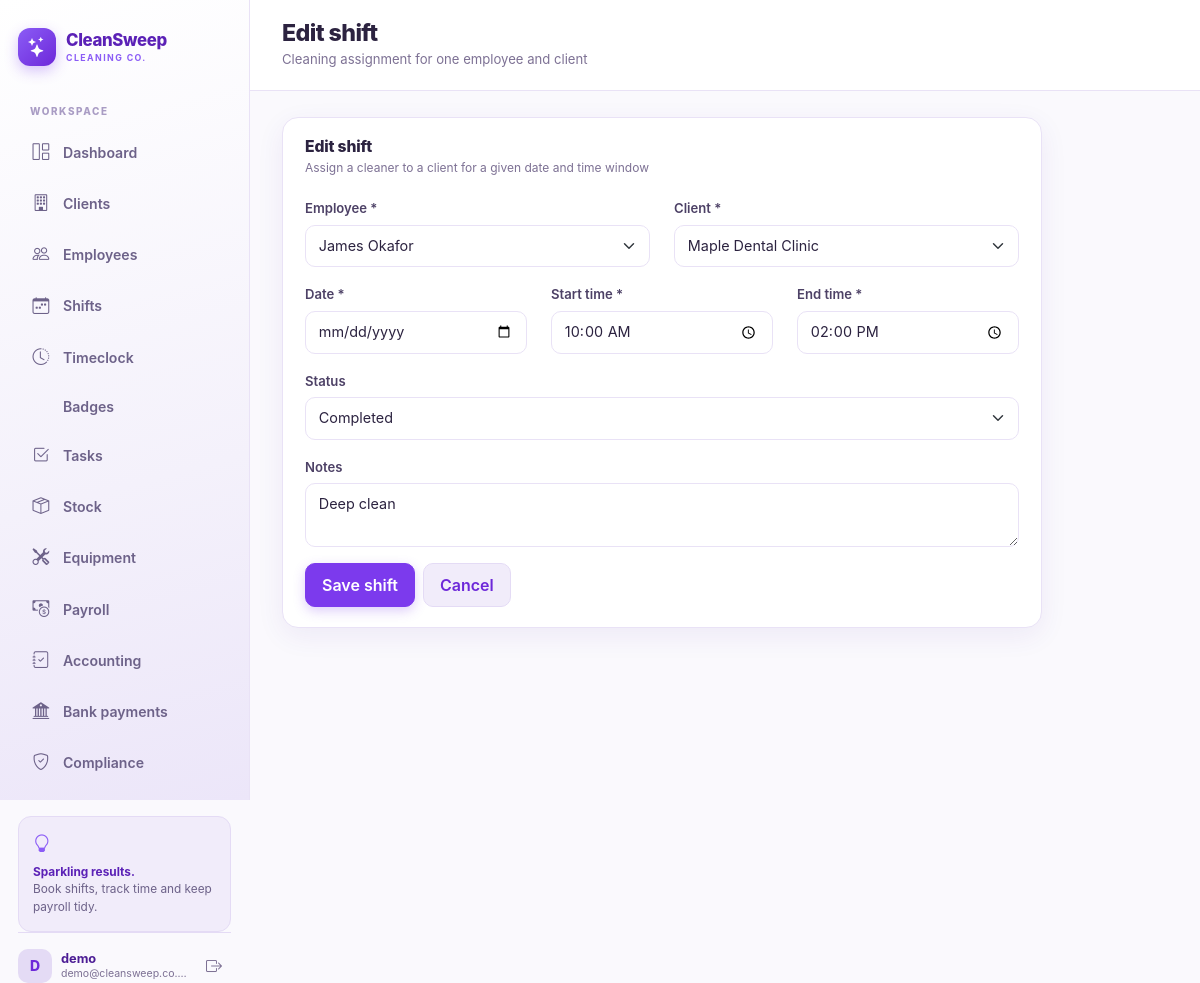
Screenshot of /shifts/33/edit/ (signed in) with the database file from the repository.
### shifts/models.py (models this page shows, shortened)
class Shift(models.Model):
    STATUS_CHOICES = (
        ("scheduled", "Scheduled"),
        ("in_progress", "In Progress"),
        ("completed", "Completed"),
        ("cancelled", "Cancelled"),
    )
    employee = models.ForeignKey(Employee, on_delete=models.PROTECT, related_name="shifts")
    client = models.ForeignKey(Client, on_delete=models.PROTECT, related_name="shifts")
    date = models.DateField()
    start_time = models.TimeField()
    end_time = models.TimeField()
    status = models.CharField(max_length=12, choices=STATUS_CHOICES, default="scheduled")
    notes = models.TextField(blank=True, default="")
    created_at = models.DateTimeField(auto_now_add=True)
    completed_at = models.DateTimeField(null=True, blank=True)
    class Meta:
        ordering = ["date", "start_time", "-id"]

### shifts/views.py (the view)
# urls.py: path("<int:pk>/edit/", views.shift_edit, name="shift_edit"),
@login_required
def shift_edit(request, pk):
    shift = get_object_or_404(Shift, pk=pk)
    if request.method == "POST":
        form = ShiftForm(request.POST, instance=shift)
        if form.is_valid():
            shift = form.save()
            messages.success(request, "Shift updated.")
            return redirect("shift_list")
    else:
        form = ShiftForm(instance=shift)
    return render(request, "shifts/shift_form.html", {"form": form, "shift": shift})

### shifts/forms.py
class ShiftForm(forms.ModelForm):
    placeholders = {
        "notes": "e.g. Ground floor only, access via rear door",
    }
    class Meta:
        model = Shift
        fields = ("employee", "client", "date", "start_time", "end_time", "status", "notes")
        widgets = {
            "date": forms.DateInput(attrs={"type": "date"}),
            "start_time": forms.TimeInput(attrs={"type": "time"}),
            "end_time": forms.TimeInput(attrs={"type": "time"}),
            "notes": forms.Textarea(attrs={"rows": 2}),
        }
    def __init__(self, *args, **kwargs):
        super().__init__(*args, **kwargs)
        if "notes" in self.fields:
            self.fields["notes"].widget.attrs.setdefault("placeholder", "Access codes, parking notes...")

### clients/models.py (called while the page is built)
    def __str__(self):
        return self.name

### core/templatetags/form_tags.py (called while the page is built)
@register.filter
def bootstrap_field(field):
    widget = field.field.widget
    css = "form-control"
    if isinstance(widget, (forms.CheckboxInput, forms.RadioSelect)):
        css = "form-check-input"
    elif isinstance(widget, forms.Select):
        css = "form-select"
    if field.errors:
        css += " is-invalid"
    attrs = dict(widget.attrs)
    attrs["class"] = " ".join(filter(None, [attrs.get("class"), css]))
    html = [field.as_widget(attrs=attrs)]
    if field.field.help_text:
        html.append(
            f'<div class="form-text text-muted-small">{escape(field.field.help_text)}</div>'
        )
    if field.errors:
        errors = "".join(f"<div>{escape(error)}</div>" for error in field.errors)
        html.append(f'<div class="invalid-feedback d-block">{errors}</div>')
    return mark_safe("".join(html))

### employees/models.py (called while the page is built)
    def __str__(self):
        return self.full_name

### shifts/templates/shifts/shift_form.html (shortened to what this page needs)
{% extends "core/base.html" %}
{% load form_tags %}
{% block page_title %}{% if shift %}Edit shift{% else %}Schedule shift{% endif %}{% endblock %}
{% block page_subtitle %}Cleaning assignment for one employee and client{% endblock %}
{% block page_content %}
  <div class="panel" style="max-width: 760px;">
    <div class="panel-head">
      <div>
        <h3 class="panel-title">{% if shift %}Edit shift{% else %}New cleaning shift{% endif %}</h3>
        <p class="panel-sub">Assign a cleaner to a client for a given date and time window</p>
      </div>
    </div>
    <div class="panel-body">
      <form method="post" novalidate>
        <div class="row">
          <div class="col-md-6 mb-3">
            <label for="{{ form.employee.id_for_label }}" class="form-label">Employee *</label>
            {{ form.employee|bootstrap_field }}
          </div>
          <div class="col-md-6 mb-3">
            <label for="{{ form.client.id_for_label }}" class="form-label">Client *</label>
            {{ form.client|bootstrap_field }}
          </div>
        </div>
        <div class="row">
          <div class="col-md-4 mb-3">
            <label for="{{ form.date.id_for_label }}" class="form-label">Date *</label>
            {{ form.date|bootstrap_field }}
          </div>
          <div class="col-md-4 mb-3">
            <label for="{{ form.start_time.id_for_label }}" class="form-label">Start time *</label>
            {{ form.start_time|bootstrap_field }}
          </div>
          <div class="col-md-4 mb-3">
            <label for="{{ form.end_time.id_for_label }}" class="form-label">End time *</label>
            {{ form.end_time|bootstrap_field }}
          </div>
        </div>
        <div class="mb-3">
          <label for="{{ form.status.id_for_label }}" class="form-label">Status</label>
          {{ form.status|bootstrap_field }}
        </div>
        <div class="mb-3">
          <label for="{{ form.notes.id_for_label }}" class="form-label">Notes</label>
          {{ form.notes|bootstrap_field }}
        </div>
        <div class="d-flex gap-2 mt-2">
          <button type="submit" class="btn btn-purple">Save shift</button>
          <a href="{% url 'shift_list' %}" class="btn btn-light-purple">Cancel</a>
        </div>
      </form>
    </div>
  </div>
{% endblock %}

### core/templates/core/base.html (shortened to what this page needs)
{% load static form_tags %}<!doctype html>
<html lang="en">
<head>
  <link rel="stylesheet" href="{% static 'vendor/bootstrap/bootstrap.min.css' %}">
  <link rel="stylesheet" href="{% static 'vendor/bootstrap-icons/bootstrap-icons.min.css' %}">
  <link rel="stylesheet" href="{% static 'cleaning/css/theme.css' %}">
</head>
<body class="{% if not user.is_authenticated %}auth-body{% endif %}">
{% if user.is_authenticated %}
  {% with nav_name=request.resolver_match.url_name %}
  <div class="app-shell">
    <aside class="sidebar d-none d-lg-flex">
      <a href="{% url 'dashboard' %}" class="brand">
        <span class="brand-mark"><i class="bi bi-stars"></i></span>
        <span class="brand-text">CleanSweep<small>CLEANING CO.</small></span>
      </a>
      <div class="sidebar-label">WORKSPACE</div>
      <nav class="sidebar-nav">
        <a href="{% url 'dashboard' %}" class="nav-link {% if nav_name == 'dashboard' %}active{% endif %}">
          <i class="bi bi-grid-1x2"></i><span>Dashboard</span>
        </a>
        <a href="{% url 'client_list' %}" class="nav-link {% if nav_name == 'client' or nav_name == 'client_form' or nav_name == 'client_delete' %}active{% endif %}">
          <i class="bi bi-building"></i><span>Clients</span>
        </a>
        <a href="{% url 'employee_list' %}" class="nav-link {% if nav_name == 'employee' or nav_name == 'employee_form' or nav_name == 'employee_delete' %}active{% endif %}">
          <i class="bi bi-people"></i><span>Employees</span>
        </a>
        <a href="{% url 'shift_list' %}" class="nav-link {% if nav_name == 'shift' %}active{% endif %}">
          <i class="bi bi-calendar-week"></i><span>Shifts</span>
        </a>
        <a href="{% url 'timeclock_home' %}" class="nav-link {% if nav_name == 'timeclock' or nav_name == 'time_entry' %}active{% endif %}">
          <i class="bi bi-clock-history"></i><span>Timeclock</span>
        </a>
        <a href="{% url 'badge_list' %}" class="nav-link {% if nav_name == 'badge' %}active{% endif %}">
          <span>Badges</span>
        </a>
        <a href="{% url 'task_list' %}" class="nav-link {% if nav_name == 'task' %}active{% endif %}">
          <i class="bi bi-check2-square"></i><span>Tasks</span>
        </a>
        <a href="{% url 'stock_list' %}" class="nav-link {% if 'stock' in nav_name or nav_name == 'inventory' %}active{% endif %}">
          <i class="bi bi-box-seam"></i><span>Stock</span>
        </a>
        <a href="{% url 'equipment_list' %}" class="nav-link {% if 'equipment' in nav_name %}active{% endif %}">
          <i class="bi bi-tools"></i><span>Equipment</span>
        </a>
        <a href="{% url 'payroll_home' %}" class="nav-link {% if nav_name == 'payroll' or nav_name == 'payslip' or nav_name == 'payroll_config' %}active{% endif %}">
          <i class="bi bi-cash-coin"></i><span>Payroll</span>
        </a>
        <a href="{% url 'accounting_payment_list' %}" class="nav-link {% if nav_name == 'accounting' %}active{% endif %}">
          <i class="bi bi-journal-check"></i><span>Accounting</span>
        </a>
        <a href="{% url 'banking_home' %}" class="nav-link {% if nav_name == 'banking_home' %}active{% endif %}">
          <i class="bi bi-bank2"></i><span>Bank payments</span>
        </a>
        <a href="{% url 'compliance' %}" class="nav-link {% if nav_name == 'compliance' %}active{% endif %}">
          <i class="bi bi-shield-check"></i><span>Compliance</span>
        </a>
      </nav>
      <div class="sidebar-tip">
        <i class="bi bi-lightbulb"></i>
        <p><strong>Sparkling results.</strong><br>Book shifts, track time and keep payroll tidy.</p>
      </div>
      <div class="sidebar-user mt-auto">
        <span class="avatar">{{ user.username|slice:":1"|upper }}</span>
        <span class="user-meta"><strong>{{ user.username }}</strong><small>{{ user.email|truncatechars:22 }}</small></span>
        <form action="{% url 'logout' %}" method="post" class="ms-auto">
          <button type="submit" class="btn btn-icon" title="Sign out" aria-label="Sign out"><i class="bi bi-box-arrow-right"></i></button>
        </form>
      </div>
    </aside>
    <div class="app-main">
      <header class="topbar">
        <div class="me-auto">
          <h1 class="page-title">{% block page_title %}Dashboard{% endblock %}</h1>
          <div class="page-subtitle">{% block page_subtitle %}Clean operations at a glance{% endblock %}</div>
        </div>
      </header>
      <main class="content">
        {% block page_content %}{% endblock %}
      </main>
    </div>
  </div>
  {% endwith %}
{% endif %}
</body>
</html>

### rows the page displays
Shift: employee "James Okafor", client "Maple Dental Clinic", start_time "10:00:00", end_time "14:00:00", status "Completed", notes "Deep clean"

### other values shown
{{ user.username|slice:":1"|upper }} "D"
{{ user.username }} "demo"
{{ user.email|truncatechars:22 }} "demo@cleansweep.co.…"
